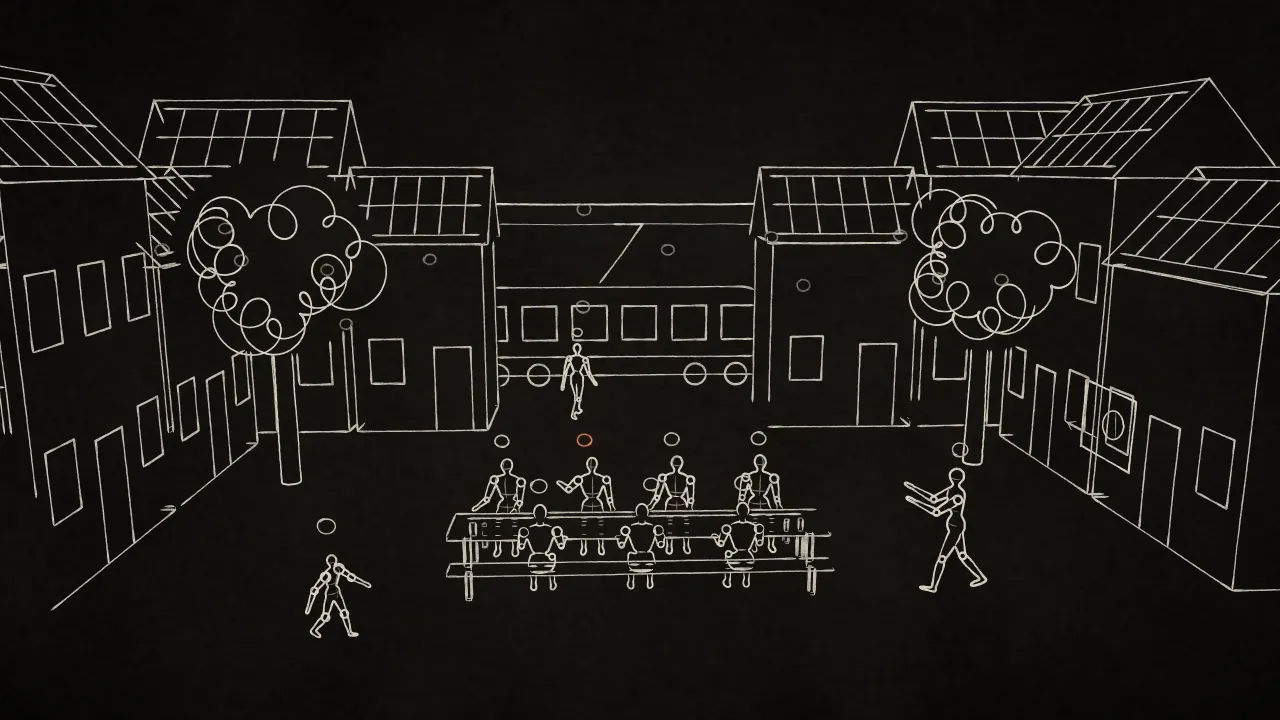
#> input picture film-treatment/frames/A/p15.webp, 1280 x 720 px, given in place of p15.png, which was not available
$ python p16.py
#> lines starting #> are read from the running program, lines starting #| are printed output that depends on the picture; after the words box and inside, x2 and y2 are one past the last pixel; in counts of white or black regions, pixels touching at a corner belong together; pictures that were not available may be replaced by others from this repository, and a replacement may not be noted
### film-treatment/kit/scenes/C/paint/cutil.py
# Direction C — shared 2D utilities: noise, IO, compositing (numpy + OpenCV).
import numpy as np, cv2, os, json
from PIL import Image

SCR = os.path.abspath(os.path.join(os.path.dirname(__file__), '..', '..', '..', '..'))
WORK = os.path.join(SCR, 'workC')
OUT = os.path.join(SCR, 'sb', 'opt-C')


def rng(seed):
    return np.random.default_rng(seed)


def vnoise(h, w, cell, seed=0, angle=None):
    """smooth value noise in ~[-1,1]; cell = feature size in px. Rotated lattice to hide axis alignment."""
    r = rng(seed)
    if angle is None:
        angle = r.uniform(0, 180)
    diag = int(np.ceil(np.hypot(h, w))) + 4
    gh = int(diag / cell) + 4
    g = r.standard_normal((gh, gh)).astype(np.float32)
    big = cv2.resize(g, (int(gh * cell), int(gh * cell)), interpolation=cv2.INTER_CUBIC)
    c = big.shape[0] / 2
    M = cv2.getRotationMatrix2D((c, c), angle, 1.0)
    M[0, 2] -= (c - w / 2); M[1, 2] -= (c - h / 2)
    out = cv2.warpAffine(big, M, (w, h), flags=cv2.INTER_LINEAR, borderMode=cv2.BORDER_REFLECT)
    return out * 0.9


def fbm(h, w, cell, octaves=5, gain=0.5, lac=2.0, seed=0):
#> called with h = 720, w = 1280, cell = 520, octaves = 3, gain = 0.5, lac = 2, seed = 22
    tot = np.zeros((h, w), np.float32); amp = 1.0; norm = 0.0; c = cell
    for i in range(octaves):
        if c < 1.2:
            break
        tot += amp * vnoise(h, w, c, seed + 101 * i)
        norm += amp; amp *= gain; c /= lac
    return tot / max(norm, 1e-6)


# [8 lines left out: function ridged, not called in this run]


def white(h, w, seed=0):
    return rng(seed).random((h, w), dtype=np.float32)


def smoothstep(e0, e1, x):
    t = np.clip((x - e0) / (e1 - e0), 0, 1)
    return t * t * (3 - 2 * t)


def blur(x, sigma):
#> in print_hand, `d = core * (0.75 + 0.25 * n) * (1 - 0.25 * blur(inner, 6))`:
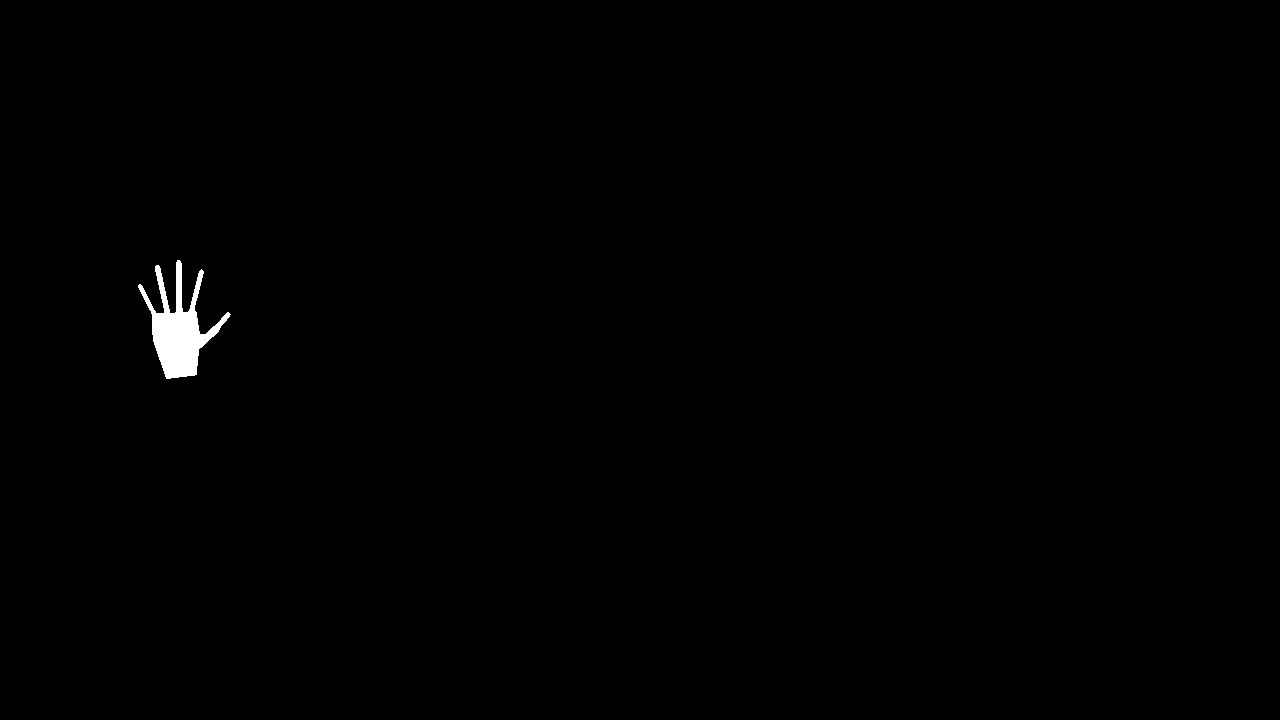
#> inner: shape (720, 1280) float32; values 0 (black) and 1 (white), 0.43% white; 1 white region, box (x1, y1, x2, y2) and area: (138, 260, 231, 379) 3968
    if sigma <= 0:
        return x
    k = int(sigma * 3) * 2 + 1
    return cv2.GaussianBlur(x, (k, k), sigma, borderType=cv2.BORDER_REFLECT)


def hexrgb(h):
    h = h.lstrip('#'); return np.array([int(h[i:i + 2], 16) / 255 for i in (0, 2, 4)], np.float32)


def lerp(a, b, t):
    return a + (b - a) * t


def over(dst_rgb, src_rgba):
    a = src_rgba[..., 3:4]
    return dst_rgb * (1 - a) + src_rgba[..., :3] * a


def save(path, rgb, quality_note=None):
    a = np.clip(rgb, 0, 1)
    if a.ndim == 3 and a.shape[2] == 4:
        im = Image.fromarray((a * 255 + 0.5).astype(np.uint8), 'RGBA')
    else:
        im = Image.fromarray((a[..., :3] * 255 + 0.5).astype(np.uint8), 'RGB')
    im.save(path, optimize=False, compress_level=6)


def load_rgb(path):
#> called with path = 'film-treatment/sb/opt-C/p15.png'
    return np.asarray(Image.open(path).convert('RGB'), np.float32) / 255


def resize(img, w, h, interp=None):
#> called with w = 819, h = 518
    if interp is None:
        interp = cv2.INTER_AREA if img.shape[1] > w else cv2.INTER_CUBIC
    return cv2.resize(img, (w, h), interpolation=interp)
#> returned value: shape (518, 819, 3) float32
#> after the loop in fbm (call 19), `for i in range(octaves):`:
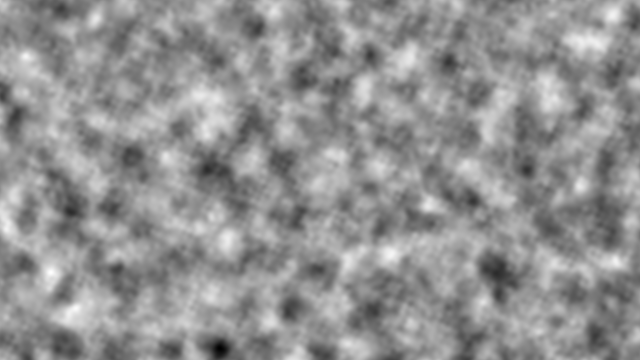
#> tot: shape (720, 1280) float32 (shown at 1/2 size); min -4.51, max 3.26, mean -0.0651; drawn with min black and max white
#> after the loop in fbm (call 20), `for i in range(octaves):`:
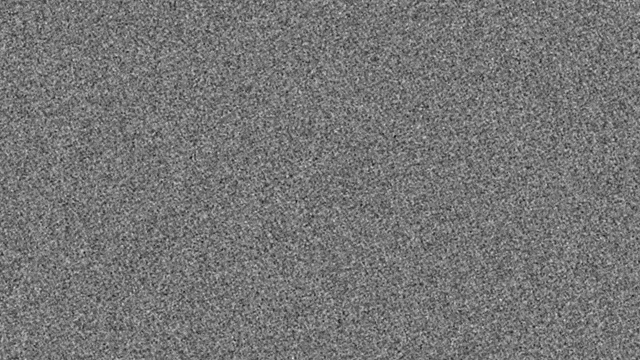
#> tot: shape (720, 1280) float32 (shown at 1/2 size); min -3.81, max 4.42, mean -0.00261; drawn with min black and max white


def lin2srgb(x):
    x = np.clip(x, 0, None)
    return np.where(x <= 0.0031308, 12.92 * x, 1.055 * np.power(x, 1 / 2.4) - 0.055)


def srgb2lin(x):
    return np.where(x <= 0.04045, x / 12.92, np.power((x + 0.055) / 1.055, 2.4))


# [12 lines left out: function tonemap, not called in this run]


def luma(rgb):
    return rgb[..., 0] * 0.2126 + rgb[..., 1] * 0.7152 + rgb[..., 2] * 0.0722


def grain(h, w, amt=0.02, seed=0, size=1.0):
    n = rng(seed).standard_normal((int(h / size) + 1, int(w / size) + 1)).astype(np.float32)
    if size != 1.0:
        n = cv2.resize(n, (w, h), interpolation=cv2.INTER_LINEAR)
    return n[:h, :w] * amt


def vignette(h, w, strength=0.35, power=2.2, cx=0.5, cy=0.5):
    y, x = np.mgrid[0:h, 0:w].astype(np.float32)
    dx = (x / w - cx) * (w / h); dy = (y / h - cy)
    r = np.sqrt(dx * dx + dy * dy) / np.sqrt((0.5 * w / h) ** 2 + 0.25)
    return 1 - strength * np.power(np.clip(r, 0, 1.5), power)


def load_meta(prefix):
    p = prefix + '.meta.json'
    return json.load(open(p)) if os.path.exists(p) else {}


# [11 lines left out: function bloom, not called in this run]

### film-treatment/kit/scenes/C/paint/cave.py
# Direction C — the cave wall: limestone relief lit by torchlight, with pigment marks deposited into the rock.
import numpy as np, cv2
from cutil import fbm, vnoise, ridged, white, smoothstep, blur, hexrgb, srgb2lin, lin2srgb, rng, luma

LIME = [hexrgb('#dccaa6'), hexrgb('#c7a97f'), hexrgb('#a89c8a'), hexrgb('#e6dcc6')]
IRON = hexrgb('#a86a3e')
SOOT = hexrgb('#2a2420')


def aniso_noise(h, w, cell_x, cell_y, seed):
    """noise stretched along y (drips / rills)"""
    k = cell_y / cell_x
    small = vnoise(max(8, int(h / k)), w, cell_x, seed, angle=0)
    return cv2.resize(small, (w, h), interpolation=cv2.INTER_CUBIC)


class Wall:
    def __init__(self, H, W, seed=3, relief=1.0, scale=1.0, crack_mask=None):
        self.H, self.W, self.seed = H, W, seed
        s = scale * W / 1280.0
        self.s = s
        r = rng(seed)
        big = fbm(H, W, 520 * s, 3, seed=seed + 1)
        med = fbm(H, W, 120 * s, 4, seed=seed + 2)
        lump = fbm(H, W, 45 * s, 3, seed=seed + 13)
        drip = aniso_noise(H, W, 14 * s, 110 * s, seed + 3) * smoothstep(0.1, 0.7, fbm(H, W, 260 * s, 2, seed=seed + 4))
        cn = vnoise(H, W, 190 * s, seed + 5) + 0.05 * vnoise(H, W, 30 * s, seed + 15) + 0.015 * vnoise(H, W, 8 * s, seed + 16)
        crack = np.exp(-(cn / 0.016) ** 2) * smoothstep(0.25, 0.7, fbm(H, W, 300 * s, 2, seed=seed + 6))
        if crack_mask is not None:
            crack = crack * crack_mask
        fine = fbm(H, W, 6 * s, 3, seed=seed + 7)
        smooth = smoothstep(0.0, 0.6, fbm(H, W, 150 * s, 2, seed=seed + 17))  # calcite-smoothed patches
        pitn = fbm(H, W, 3.0 * s, 2, seed=seed + 8)
        pits = smoothstep(0.35, 0.8, pitn) * (1 - 0.7 * smooth)
        hgt = big * 70 * s + med * 11 * s + lump * 2.6 * s + drip * 2.5 * s - crack * 4 * s + fine * 0.75 * s * (1 - 0.7 * smooth) - pits * 0.55 * s
        self.hgt = hgt * relief
        self.crack = crack; self.pits = pits; self.fine = fine; self.big = big; self.med = med; self.drip = drip
        t1 = smoothstep(-0.5, 0.6, fbm(H, W, 300 * s, 3, seed=seed + 9))
        t2 = smoothstep(-0.2, 0.7, fbm(H, W, 90 * s, 3, seed=seed + 10))
        alb = LIME[0][None, None, :] * (1 - t1[..., None]) + LIME[1][None, None, :] * t1[..., None]
        alb = alb * (1 - 0.3 * t2[..., None]) + LIME[2][None, None, :] * 0.3 * t2[..., None]
        iron = smoothstep(0.2, 0.9, aniso_noise(H, W, 26 * s, 200 * s, seed + 11) + 0.5 * fbm(H, W, 160 * s, 2, seed=seed + 12))
        alb = alb + (IRON - alb) * (iron * 0.28)[..., None]
        calc = np.clip(smoothstep(0.3, 0.9, med + 0.3 * big) * 0.6 + drip.clip(0, 1) * 0.5, 0, 1)
        alb = alb + (LIME[3] - alb) * (calc * 0.5)[..., None]
        alb = alb * (1 - 0.08 * pits[..., None]) * (1 - 0.45 * crack[..., None])
        alb = alb * (0.95 + 0.05 * fine[..., None])
        self.alb = np.clip(alb, 0, 1).astype(np.float32)
        self.pigment_lit = np.zeros((H, W), np.float32)

    # ---------- pigment deposition ----------
    def deposit(self, dens, color, dry=0.5, seed=0):
        """dens: (H,W) 0..1 pigment density; dry: how much rock texture breaks the pigment (0 wet .. 1 dry)"""
        g = fbm(self.H, self.W, 2.6 * self.s, 2, seed=self.seed + 900 + seed)
        brk = smoothstep(-0.7 + 0.5 * dry, 0.3, g - 0.8 * self.pits * dry)
        d = np.clip(dens * (1 - dry * 0.55 + dry * 0.55 * brk), 0, 1)
        col = np.asarray(color, np.float32)
        self.alb = self.alb + (col[None, None, :] * (0.92 + 0.08 * self.fine[..., None]) - self.alb) * d[..., None]
        self.pigment_lit = np.maximum(self.pigment_lit, d)

    def deposit_rgba(self, rgba):
        a = rgba[..., 3:4]
        self.alb = self.alb * (1 - a) + rgba[..., :3] * a

    # ---------- lighting ----------
    def light(self, torches, ambient=(0.05, 0.035, 0.025), relief_k=1.0, exposure=1.0, ao=0.6, spec=0.15):
#> called with ambient = (0, 0, 0), relief_k = 1, exposure = 1, ao = 0.6, spec = 0.12
        H, W = self.H, self.W
        hg = blur(self.hgt, 0.7)
        gy, gx = np.gradient(hg)
        nx, ny, nz = -gx * relief_k, -gy * relief_k, np.ones_like(hg)
        nl = np.sqrt(nx * nx + ny * ny + nz * nz); nx /= nl; ny /= nl; nz /= nl
        yy, xx = np.mgrid[0:H, 0:W].astype(np.float32)
        lin_alb = srgb2lin(self.alb)
        acc = np.zeros((H, W, 3), np.float32)
        for t in torches:
            tx, ty, tz = t['pos'][0] * W, t['pos'][1] * H, t['pos'][2] * W
            lx, ly, lz = tx - xx, ty - yy, tz - hg
            d = np.sqrt(lx * lx + ly * ly + lz * lz); lx /= d; ly /= d; lz /= d
            lam = np.clip(nx * lx + ny * ly + nz * lz, 0, 1)
            r0 = t.get('radius', 0.5) * W
            att = (tz * tz + r0 * r0) / (d * d + r0 * r0)
            att = att ** t.get('falloff', 1.0)
            col = np.asarray(t.get('color', (1.0, 0.6, 0.28)), np.float32) * t.get('power', 1.0)
            acc += (lam * att)[..., None] * col[None, None, :]
            # wet sheen
            if spec > 0:
                hx, hy, hz = lx, ly, lz + 1.0
                hl = np.sqrt(hx * hx + hy * hy + hz * hz)
                sp = np.clip((nx * hx + ny * hy + nz * hz) / hl, 0, 1) ** 40 * att
                acc += (sp * spec * (1 - self.pigment_lit * 0.7))[..., None] * col[None, None, :]
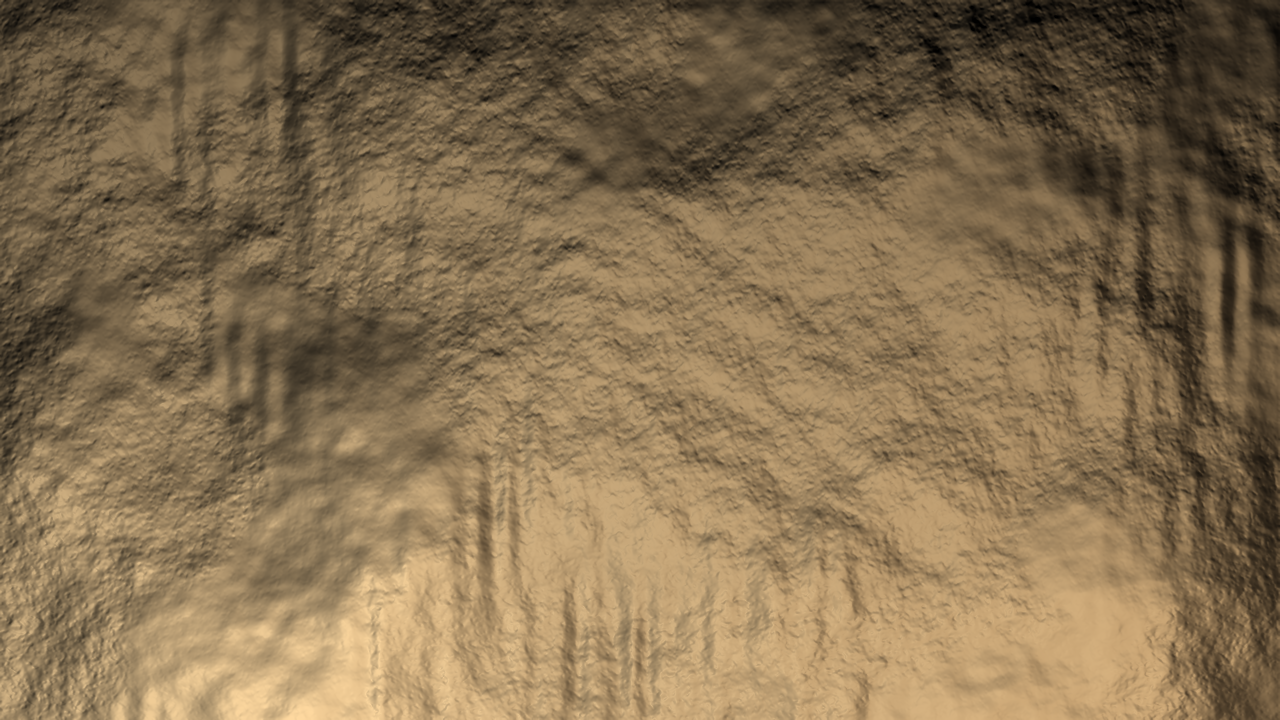
#> acc: shape (720, 1280, 3) float32; mean of channels 0, 1, 2 0.741, 0.621, 0.45; drawn with min black and max white
#> (the rest of the program and of its run is left out)
